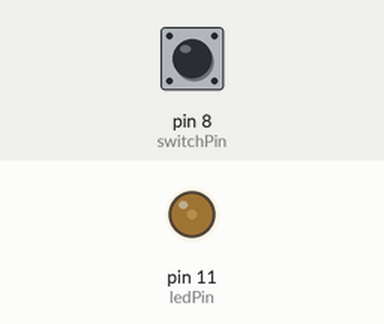
Simulated run of this sketch. Board: Arduino Uno, built with avr-gcc and run on an emulated ATmega328P. Parts: output pins drawn as LEDs (lit = HIGH). Inputs (shaded band) come from the test bench; at power-on: pin 8 (switchPin) HIGH.

Above: at 1.2 s.
1.3 s: pin 8 (switchPin) pulled LOW for 0.15 s
At 2.6 s:
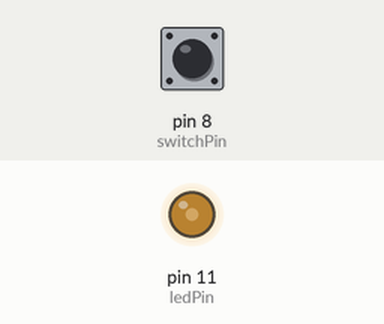
2.9 s: pin 8 (switchPin) pulled LOW for 1 s
At 5.1 s:
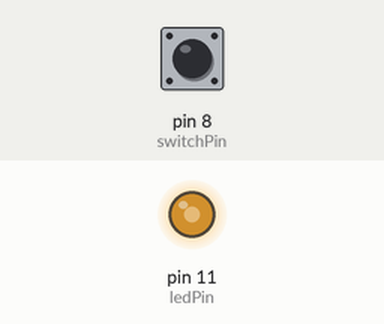
5.4 s: pin 8 (switchPin) pulled LOW for 0.15 s
At 5.9 s:
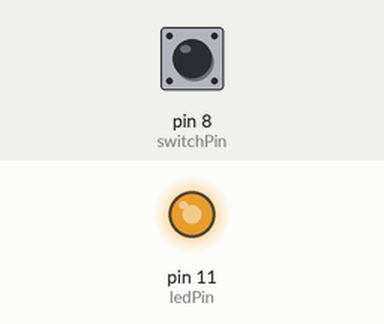
7.0 s: pin 8 (switchPin) pulsed LOW 5 times (0.12 s each, 0.3 s apart)
At 7.57 s:
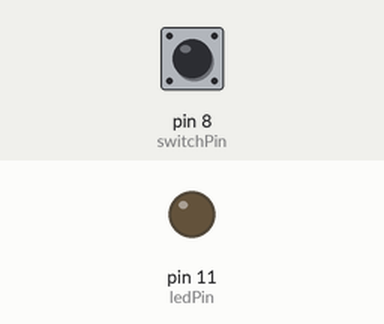
10.0 s: pin 8 (switchPin) pulled LOW for 3.2 s
At 13.6 s:
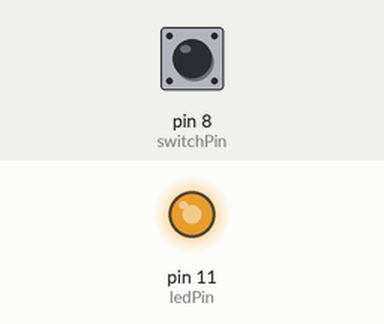
Timing chart, 0 to 15.1 s (numbered marks = the images above; inputs shaded):
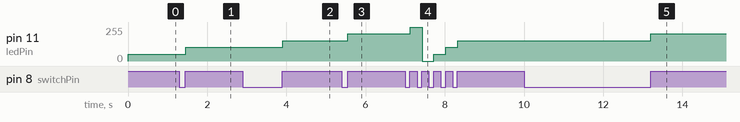

Measured:
- after the input at 1.3 s, pin 11 (ledPin): 51/255 → 102/255 after 0.16 s
- after the input at 2.9 s, pin 11 (ledPin): 102/255 → 153/255 after 1.0 s
- after the input at 5.4 s, pin 11 (ledPin): 153/255 → 204/255 after 0.16 s
- after the input at 7.0 s, pin 11 (ledPin): 204/255 → 255/255 after 0.13 s, → 0/255 0.30 s later, → 51/255 0.30 s later, → 102/255 0.30 s later, … (5 changes in this stretch)
- after the input at 10.0 s, pin 11 (ledPin): 153/255 → 204/255 after 3.2 s

The sketch:

button_led.ino
```cpp
int switchPin = 8;
int ledPin = 11;
boolean stateButton = LOW;
boolean currentButton = LOW;
int ledOn = 0;

void setup() {
  // put your setup code here, to run once:
  pinMode(switchPin, INPUT);
  pinMode(ledPin, OUTPUT);
}

boolean debounce(boolean last){
  boolean current = digitalRead(switchPin);

  if(last != current){
   delay(5);
   current = digitalRead(switchPin);
  }
  return current;
}

void loop() {
  // put your main code here, to run repeatedly:

  currentButton = debounce(stateButton);

  if(stateButton == LOW && currentButton == HIGH){
    ledOn += 51;
  }
  stateButton = currentButton;

  if(ledOn > 255){
    ledOn = 0;
  }

  analogWrite(ledPin, ledOn);
}
```
